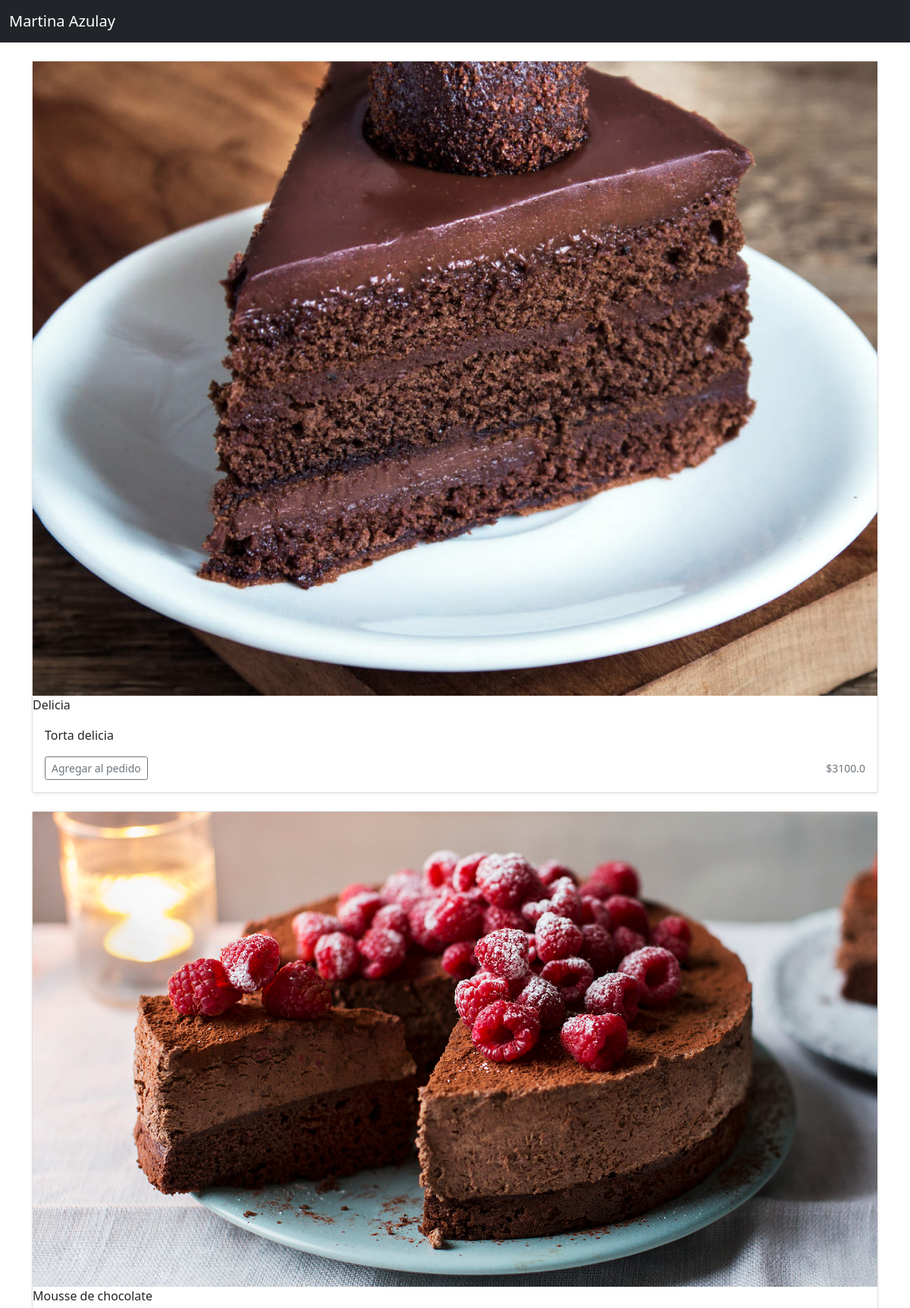
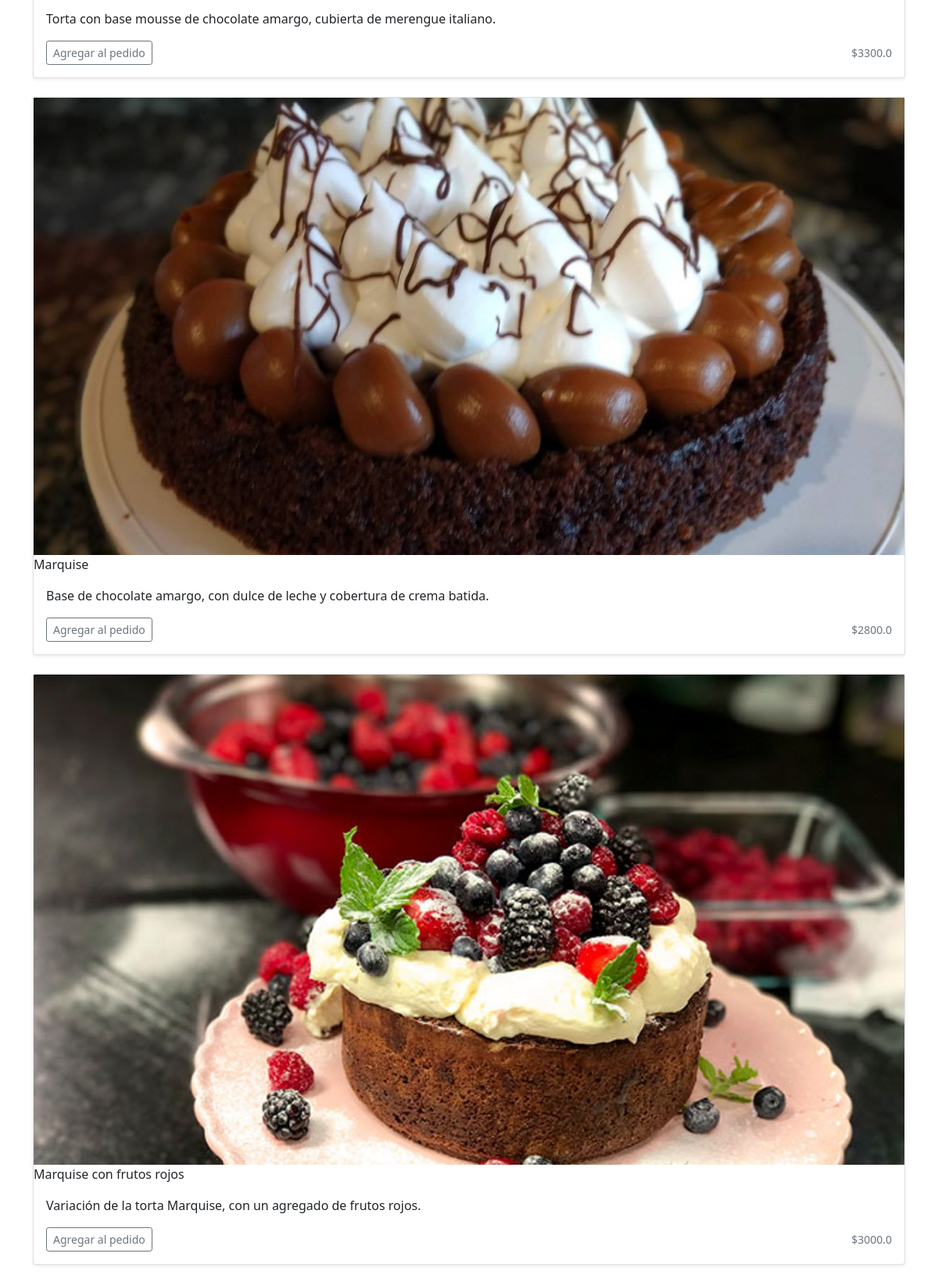
The app's page /listado_productos (upper part) with its own data (2 pictures, top to bottom).
### main/models.py (models this page shows)
class Producto(models.Model):
    descripcion = models.CharField(max_length=160)
    precio = models.FloatField()
    nombre = models.CharField(max_length=30, default='')
    imagen = models.ImageField(
        upload_to='main/static/imagenes_productos/', default=None)

### main/views.py (the view)
# urls.py: path('listado_productos', views.verProductos.as_view(),
class verProductos(View):
    template_name = 'main/pedidos/producto.html'
    def get(self, *args, **kwargs):
        instance = get_list_or_404(Producto)
        context = {
            'productos': instance
        }
        return render(self.request, self.template_name, context)

### main/templates/main/pedidos/producto.html (shortened to what this page needs)
{% load static %}
<!DOCTYPE html>
<html lang='en'>
<head>
    <link href="https://cdn.jsdelivr.net/npm/bootstrap@5.1.3/dist/css/bootstrap.min.css" rel="stylesheet"
>
</head>
<body>
    <header>
        <nav class="navbar navbar-expand-md navbar-dark bg-dark mb-4">
            <div class="container-fluid">
                <a class="navbar-brand" href="/">Martina Azulay</a>
            </div>
        </nav>
    </header>
    <main class="container">
        {%for producto in productos%}
        <div class="card shadow-sm">
            <img src='{{producto.imagen}}'>
            <rect width="100%" height="100%" fill="#55595c" /><text x="50%" y="50%" fill="#eceeef"
                dy=".3em">{{producto.nombre}}</text>
            <div class="card-body">
                <p class="card-text">{{producto.descripcion}}</p>
                <div class="d-flex justify-content-between align-items-center">
                    <div class="btn-group">
                        <form action="/cargar_pedido">
                            <button type="button" class="btn btn-sm btn-outline-secondary">Agregar al pedido</button>
                        </form>
                    </div>
                    <small class="text-muted">${{producto.precio}}</small>
                </div>
            </div>
        </div>
        <br>
        {%endfor%}
    </main>
</body>
</html>

### records on screen
Producto: imagen (picture), nombre "Delicia", descripcion "Torta delicia", precio "3100.0"
Producto: imagen (picture), nombre "Mousse de chocolate", descripcion "Torta con base mousse de chocolate amargo, cubierta de merengue italiano.", precio "3300.0"
Producto: imagen (picture), nombre "Marquise", descripcion "Base de chocolate amargo, con dulce de leche y cobertura de crema batida.", precio "2800.0"
Producto: imagen (picture), nombre "Marquise con frutos rojos", descripcion "Variación de la torta Marquise, con un agregado de frutos rojos.", precio "3000.0"
